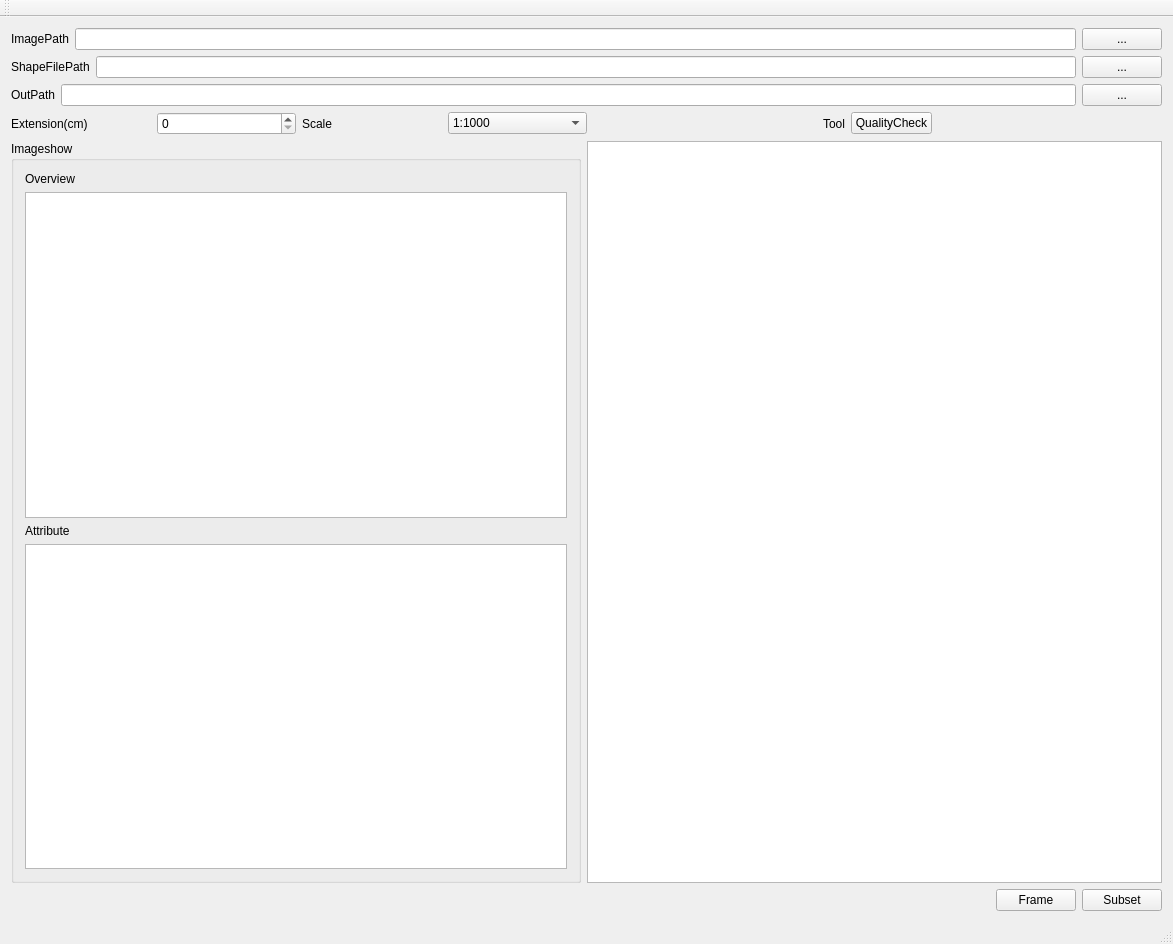
<?xml version="1.0" encoding="UTF-8"?>
<ui version="4.0">
 <class>FrameImageClass</class>
 <widget class="QMainWindow" name="FrameImageClass">
  <property name="geometry">
   <rect>
    <x>0</x>
    <y>0</y>
    <width>1173</width>
    <height>944</height>
   </rect>
  </property>
  <property name="windowTitle">
   <string>FrameImage</string>
  </property>
  <widget class="QWidget" name="centralWidget">
   <layout class="QGridLayout" name="gridLayout_2">
    <item row="0" column="0" colspan="3">
     <layout class="QHBoxLayout" name="horizontalLayout_2">
      <item>
       <widget class="QLabel" name="labelImagePath">
        <property name="text">
         <string>ImagePath</string>
        </property>
       </widget>
      </item>
      <item>
       <widget class="QLineEdit" name="lineEdit_InPutImage"/>
      </item>
      <item>
       <widget class="QPushButton" name="pushButton_OpenImage">
        <property name="text">
         <string>...</string>
        </property>
       </widget>
      </item>
     </layout>
    </item>
    <item row="1" column="0" colspan="3">
     <layout class="QHBoxLayout" name="horizontalLayout_3">
      <item>
       <widget class="QLabel" name="label_ShapePath">
        <property name="text">
         <string>ShapeFilePath</string>
        </property>
       </widget>
      </item>
      <item>
       <widget class="QLineEdit" name="lineEdit_OutShp"/>
      </item>
      <item>
       <widget class="QPushButton" name="pushButton_ShapeFile">
        <property name="text">
         <string>...</string>
        </property>
       </widget>
      </item>
     </layout>
    </item>
    <item row="2" column="0" colspan="3">
     <layout class="QHBoxLayout" name="horizontalLayout_4">
      <item>
       <widget class="QLabel" name="label_OutPath">
        <property name="text">
         <string>OutPath</string>
        </property>
       </widget>
      </item>
      <item>
       <widget class="QLineEdit" name="lineEdit_OutImage"/>
      </item>
      <item>
       <widget class="QPushButton" name="pushButton_OutPath">
        <property name="text">
         <string>...</string>
        </property>
       </widget>
      </item>
     </layout>
    </item>
    <item row="3" column="0" colspan="2">
     <layout class="QHBoxLayout" name="horizontalLayout_6">
      <item>
       <widget class="QLabel" name="label_5">
        <property name="text">
         <string>Extension(cm)</string>
        </property>
       </widget>
      </item>
      <item>
       <widget class="QSpinBox" name="spinBox"/>
      </item>
      <item>
       <widget class="QLabel" name="label_Scale">
        <property name="text">
         <string>Scale</string>
        </property>
       </widget>
      </item>
      <item>
       <widget class="QComboBox" name="comboBoxScale">
        <property name="currentIndex">
         <number>9</number>
        </property>
        <item>
         <property name="text">
          <string>1:1000000</string>
         </property>
        </item>
        <item>
         <property name="text">
          <string>1:500000</string>
         </property>
        </item>
        <item>
         <property name="text">
          <string>1:250000</string>
         </property>
        </item>
        <item>
         <property name="text">
          <string>1:100000</string>
         </property>
        </item>
        <item>
         <property name="text">
          <string>1:50000</string>
         </property>
        </item>
        <item>
         <property name="text">
          <string>1:25000</string>
         </property>
        </item>
        <item>
         <property name="text">
          <string>1:10000</string>
         </property>
        </item>
        <item>
         <property name="text">
          <string>1:5000</string>
         </property>
        </item>
        <item>
         <property name="text">
          <string>1:2000</string>
         </property>
        </item>
        <item>
         <property name="text">
          <string>1:1000</string>
         </property>
        </item>
        <item>
         <property name="text">
          <string>1:500</string>
         </property>
        </item>
       </widget>
      </item>
     </layout>
    </item>
    <item row="3" column="2">
     <layout class="QHBoxLayout" name="horizontalLayout_5">
      <item>
       <spacer name="horizontalSpacer_3">
        <property name="orientation">
         <enum>Qt::Horizontal</enum>
        </property>
        <property name="sizeHint" stdset="0">
         <size>
          <width>40</width>
          <height>20</height>
         </size>
        </property>
       </spacer>
      </item>
      <item>
       <widget class="QLabel" name="label_Tools">
        <property name="text">
         <string>Tool</string>
        </property>
       </widget>
      </item>
      <item>
       <widget class="QPushButton" name="pushButtonQualityCheck">
        <property name="text">
         <string>QualityCheck</string>
        </property>
       </widget>
      </item>
      <item>
       <spacer name="horizontalSpacer_2">
        <property name="orientation">
         <enum>Qt::Horizontal</enum>
        </property>
        <property name="sizeHint" stdset="0">
         <size>
          <width>40</width>
          <height>20</height>
         </size>
        </property>
       </spacer>
      </item>
     </layout>
    </item>
    <item row="4" column="0">
     <widget class="QGroupBox" name="groupBox">
      <property name="title">
       <string>Imageshow</string>
      </property>
      <layout class="QGridLayout" name="gridLayout">
       <item row="0" column="0">
        <layout class="QVBoxLayout" name="verticalLayout">
         <item>
          <widget class="QLabel" name="label">
           <property name="text">
            <string>Overview</string>
           </property>
          </widget>
         </item>
         <item>
          <widget class="QGraphicsView" name="graphicsView"/>
         </item>
         <item>
          <widget class="QLabel" name="label_2">
           <property name="text">
            <string>Attribute</string>
           </property>
          </widget>
         </item>
         <item>
          <widget class="QTableView" name="tableView"/>
         </item>
        </layout>
       </item>
      </layout>
     </widget>
    </item>
    <item row="4" column="1" colspan="2">
     <widget class="QListWidget" name="listWidgetFrameList"/>
    </item>
    <item row="5" column="0" colspan="3">
     <layout class="QHBoxLayout" name="horizontalLayout">
      <item>
       <spacer name="horizontalSpacer">
        <property name="orientation">
         <enum>Qt::Horizontal</enum>
        </property>
        <property name="sizeHint" stdset="0">
         <size>
          <width>40</width>
          <height>20</height>
         </size>
        </property>
       </spacer>
      </item>
      <item>
       <widget class="QPushButton" name="pushButtonFrame">
        <property name="text">
         <string>Frame</string>
        </property>
       </widget>
      </item>
      <item>
       <widget class="QPushButton" name="pushButtonSubset">
        <property name="text">
         <string>Subset</string>
        </property>
       </widget>
      </item>
     </layout>
    </item>
   </layout>
  </widget>
  <widget class="QToolBar" name="mainToolBar">
   <attribute name="toolBarArea">
    <enum>TopToolBarArea</enum>
   </attribute>
   <attribute name="toolBarBreak">
    <bool>false</bool>
   </attribute>
  </widget>
  <widget class="QStatusBar" name="statusBar"/>
 </widget>
 <layoutdefault spacing="6" margin="11"/>
 <resources>
  <include location="FrameImage.qrc"/>
 </resources>
 <connections/>
</ui>
